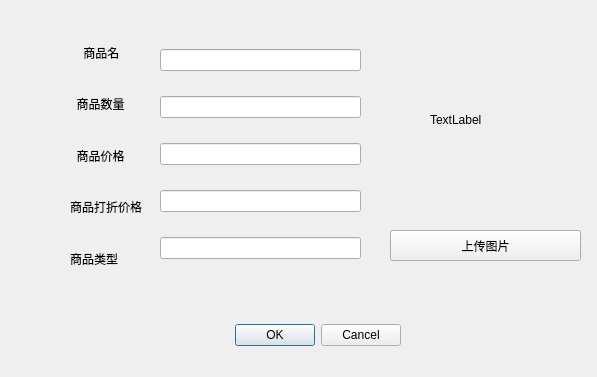
<?xml version="1.0" encoding="UTF-8"?>
<ui version="4.0">
 <class>Dialog0</class>
 <widget class="QDialog" name="Dialog0">
  <property name="geometry">
   <rect>
    <x>0</x>
    <y>0</y>
    <width>597</width>
    <height>377</height>
   </rect>
  </property>
  <property name="windowTitle">
   <string>Dialog</string>
  </property>
  <widget class="QDialogButtonBox" name="buttonBox">
   <property name="geometry">
    <rect>
     <x>60</x>
     <y>320</y>
     <width>341</width>
     <height>31</height>
    </rect>
   </property>
   <property name="orientation">
    <enum>Qt::Horizontal</enum>
   </property>
   <property name="standardButtons">
    <set>QDialogButtonBox::Cancel|QDialogButtonBox::Ok</set>
   </property>
  </widget>
  <widget class="QWidget" name="verticalLayoutWidget">
   <property name="geometry">
    <rect>
     <x>160</x>
     <y>30</y>
     <width>201</width>
     <height>251</height>
    </rect>
   </property>
   <layout class="QVBoxLayout" name="verticalLayout">
    <item>
     <widget class="QLineEdit" name="lineEdit"/>
    </item>
    <item>
     <widget class="QLineEdit" name="lineEdit_2"/>
    </item>
    <item>
     <widget class="QLineEdit" name="lineEdit_3"/>
    </item>
    <item>
     <widget class="QLineEdit" name="lineEdit_4"/>
    </item>
    <item>
     <widget class="QLineEdit" name="lineEdit_5"/>
    </item>
   </layout>
  </widget>
  <widget class="QWidget" name="verticalLayoutWidget_2">
   <property name="geometry">
    <rect>
     <x>70</x>
     <y>30</y>
     <width>96</width>
     <height>251</height>
    </rect>
   </property>
   <layout class="QVBoxLayout" name="verticalLayout_2">
    <item>
     <widget class="QLabel" name="label">
      <property name="text">
       <string>    商品名</string>
      </property>
     </widget>
    </item>
    <item>
     <widget class="QLabel" name="label_2">
      <property name="text">
       <string>  商品数量</string>
      </property>
     </widget>
    </item>
    <item>
     <widget class="QLabel" name="label_3">
      <property name="text">
       <string>  商品价格</string>
      </property>
     </widget>
    </item>
    <item>
     <widget class="QLabel" name="label_4">
      <property name="text">
       <string>商品打折价格</string>
      </property>
     </widget>
    </item>
    <item>
     <widget class="QLabel" name="label_5">
      <property name="text">
       <string>商品类型</string>
      </property>
     </widget>
    </item>
   </layout>
  </widget>
  <widget class="QPushButton" name="pushButton">
   <property name="geometry">
    <rect>
     <x>390</x>
     <y>230</y>
     <width>191</width>
     <height>31</height>
    </rect>
   </property>
   <property name="text">
    <string>上传图片</string>
   </property>
  </widget>
  <widget class="QLabel" name="label_6">
   <property name="geometry">
    <rect>
     <x>430</x>
     <y>70</y>
     <width>100</width>
     <height>100</height>
    </rect>
   </property>
   <property name="text">
    <string>TextLabel</string>
   </property>
  </widget>
 </widget>
 <resources/>
 <connections>
  <connection>
   <sender>buttonBox</sender>
   <signal>accepted()</signal>
   <receiver>Dialog0</receiver>
   <slot>accept()</slot>
   <hints>
    <hint type="sourcelabel">
     <x>248</x>
     <y>254</y>
    </hint>
    <hint type="destinationlabel">
     <x>157</x>
     <y>274</y>
    </hint>
   </hints>
  </connection>
  <connection>
   <sender>buttonBox</sender>
   <signal>rejected()</signal>
   <receiver>Dialog0</receiver>
   <slot>reject()</slot>
   <hints>
    <hint type="sourcelabel">
     <x>316</x>
     <y>260</y>
    </hint>
    <hint type="destinationlabel">
     <x>286</x>
     <y>274</y>
    </hint>
   </hints>
  </connection>
 </connections>
</ui>
